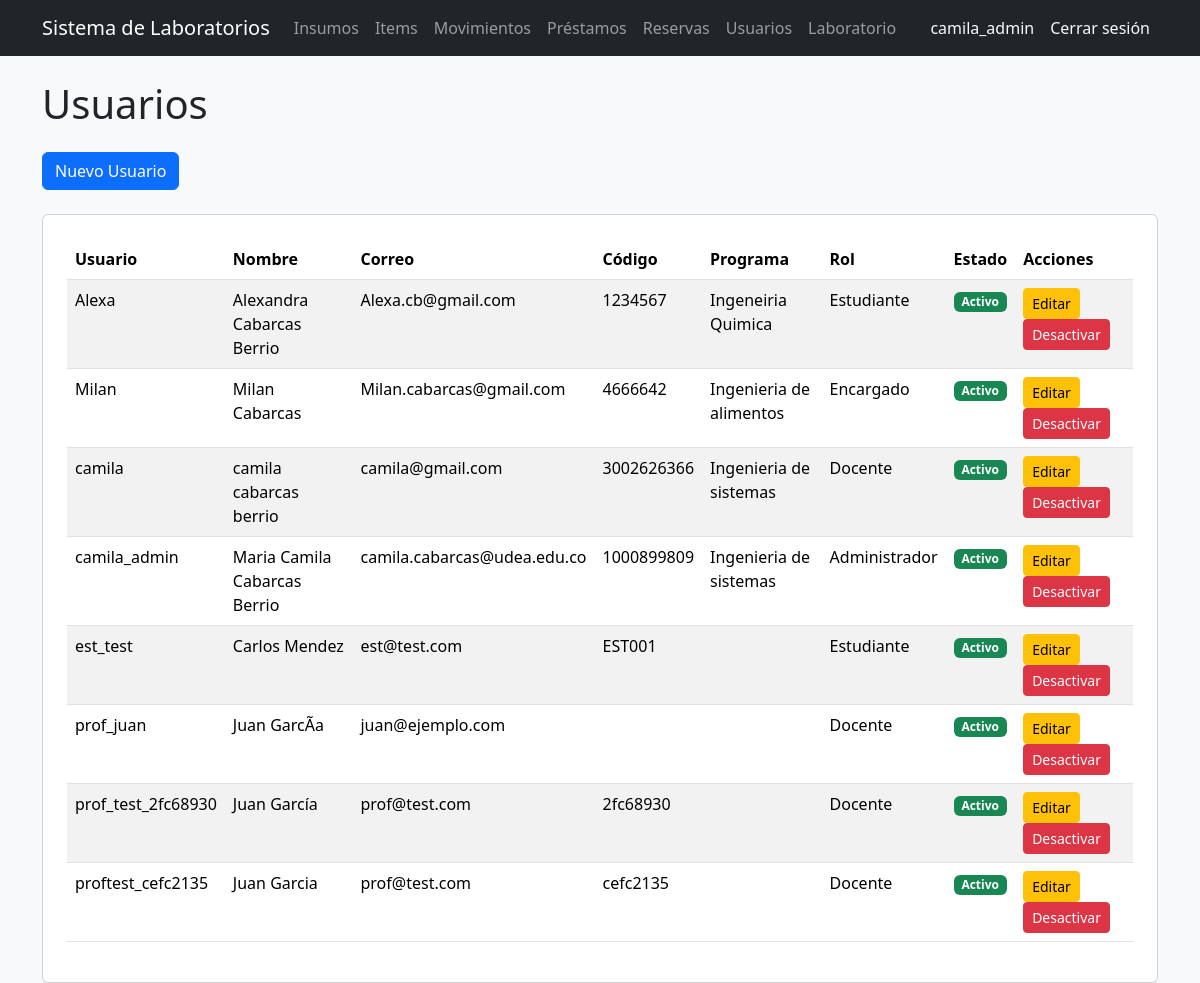
Before: /usuarios/ (signed in) with the older database file.
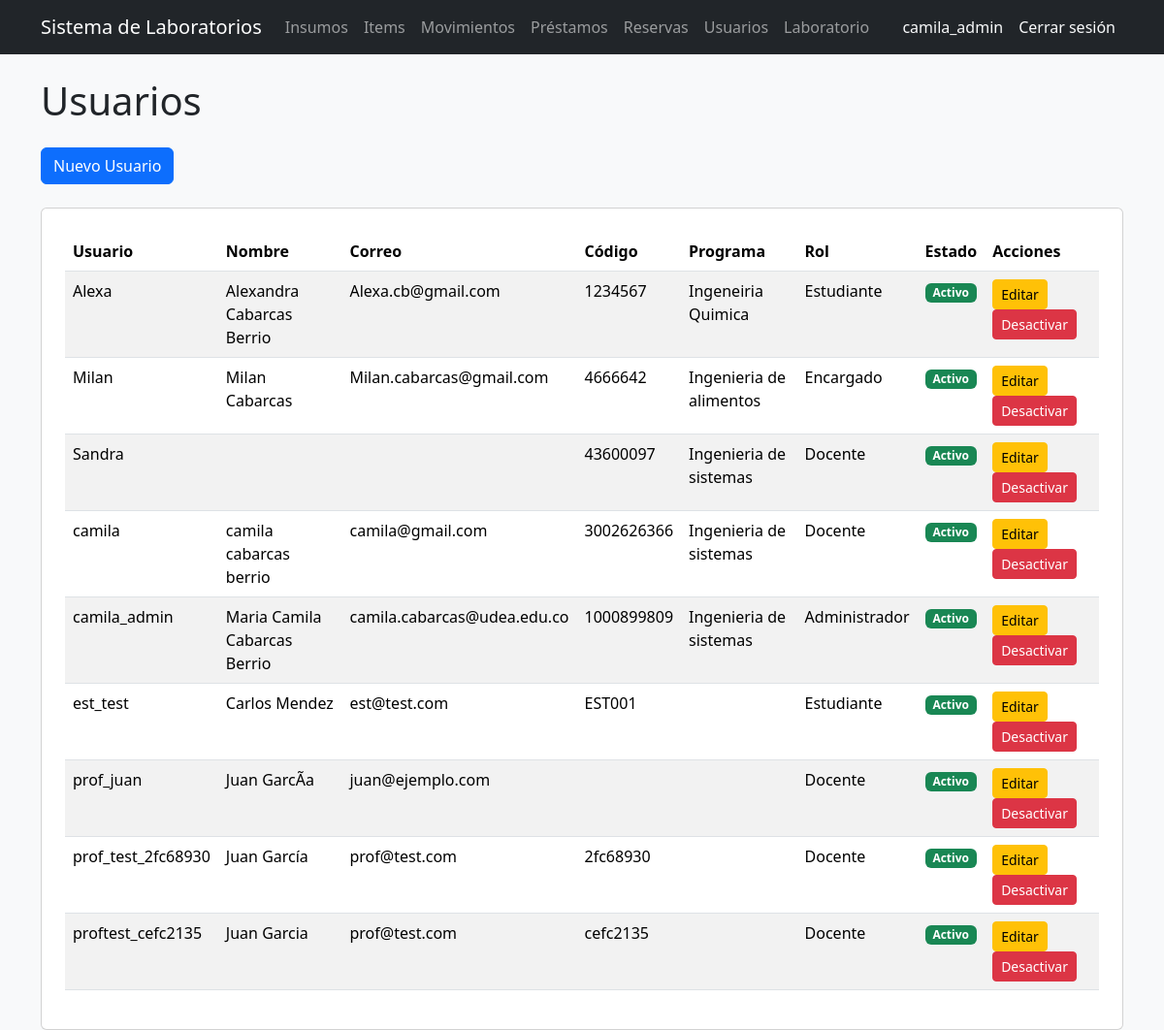
After: the same page with the newer database file.
### users/models.py (models this page shows, shortened)
class Usuario(AbstractUser):
    codigo = models.CharField(max_length=50, unique=True, blank=True)
    programa = models.CharField(max_length=100, blank=True)
    rol = models.ForeignKey(
        Rol,
        on_delete=models.CASCADE,
        null=True,
        blank=True
    )

class Rol(models.Model):
    nombre = models.CharField(max_length=100)
    def __str__(self):
        return self.nombre

### users/views.py (the view)
# urls.py: path('', lista_usuarios, name='lista_usuarios'),
@rol_requerido('Administrador')
def lista_usuarios(request):
    usuarios = Usuario.objects.all().order_by('username')
    return render(
        request,
        'users/lista.html',
        {
            'usuarios': usuarios
        }
    )

### templates/users/lista.html
{% extends 'base_general.html' %}
{% block contenido %}
<h1 class="mb-4">Usuarios</h1>
<a href="/usuarios/crear/" class="btn btn-primary mb-4">
    Nuevo Usuario
</a>
<div class="card p-4">
    <table class="table table-striped">
        <thead>
            <tr>
                <th>Usuario</th>
                <th>Nombre</th>
                <th>Correo</th>
                <th>Código</th>
                <th>Programa</th>
                <th>Rol</th>
                <th>Estado</th>
                <th>Acciones</th>
            </tr>
        </thead>
        <tbody>
            {% for usuario in usuarios %}
            <tr>
                <td>{{ usuario.username }}</td>
                <td>{{ usuario.first_name }} {{ usuario.last_name }}</td>
                <td>{{ usuario.email }}</td>
                <td>{{ usuario.codigo }}</td>
                <td>{{ usuario.programa }}</td>
                <td>{{ usuario.rol }}</td>
                <td>
                    {% if usuario.is_active %}
                    <span class="badge bg-success">Activo</span>
                    {% else %}
                    <span class="badge bg-danger">Inactivo</span>
                    {% endif %}
                </td>
                <td>
                    <a
                        href="/usuarios/{{ usuario.id }}/editar/"
                        class="btn btn-warning btn-sm"
                    >
                        Editar
                    </a>
                        <a
                        href="/usuarios/{{ usuario.id }}/desactivar/"
                        class="btn btn-danger btn-sm"
                    >
                        Desactivar
                    </a>
                </td>
            </tr>
            {% endfor %}
        </tbody>
    </table>
</div>
{% endblock %}

### templates/base_general.html (shortened to what this page needs)
<!DOCTYPE html>
<html lang="es">
<head>
    <link
        href="https://cdn.jsdelivr.net/npm/bootstrap@5.3.3/dist/css/bootstrap.min.css"
        rel="stylesheet"
    >
</head>
<body class="bg-light">
    <nav class="navbar navbar-expand-lg navbar-dark bg-dark">
    <div class="container">
        <a class="navbar-brand" href="/">Sistema de Laboratorios</a>
        <div class="navbar-nav">
    {% if user.rol.nombre == 'Administrador' %}
        <a class="nav-link" href="/inventario/">Insumos</a>
        <a class="nav-link" href="/inventario/items/">Items</a>
        <a class="nav-link" href="/inventario/movimientos/">Movimientos</a>
        <a class="nav-link" href="/prestamos/">Préstamos</a>
        <a class="nav-link" href="/reservas/">Reservas</a>
        <a class="nav-link" href="/usuarios/">Usuarios</a>
        <a class="nav-link" href="/laboratorio/">Laboratorio</a>
    {% elif user.rol.nombre == 'Encargado' %}
        <a class="nav-link" href="/inventario/items/">Items</a>
        <a class="nav-link" href="/inventario/movimientos/">Movimientos</a>
        <a class="nav-link" href="/prestamos/">Préstamos</a>
        <a class="nav-link" href="/reservas/">Reservas</a>
        <a class="nav-link" href="/laboratorio/">Laboratorio</a>
    {% elif user.rol.nombre == 'Docente' %}
        <a class="nav-link" href="/reservas/">Reservas</a>
        <a class="nav-link" href="/prestamos/">Préstamos</a>
    {% elif user.rol.nombre == 'Estudiante' %}
        <a class="nav-link" href="/reservas/">Reservas</a>
    {% endif %}
</div>
        <div class="navbar-nav ms-auto">
    {% if user.is_authenticated %}
    <span class="nav-link text-light">{{ user.username }}</span>
    <form method="POST" action="/logout/">
        <button type="submit" class="btn btn-link nav-link text-light">
            Cerrar sesión
        </button>
    </form>
    {% endif %}
</div>
</nav>
    <div class="container mt-4">
        {% block contenido %}
        {% endblock %}
    </div>
</body>
</html>

Changed rows visible on the page:
added Usuario: username "Sandra", codigo "43600097", programa "Ingenieria de sistemas", rol "Docente", is_active "Activo"
